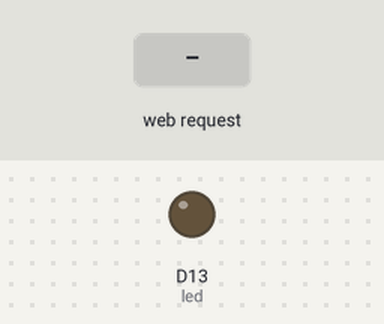
This sketch was run on a simulated Arduino Uno R4 WiFi. Shown: output pins drawn as LEDs (lit = HIGH). The inputs (shaded band) are chosen by the test bench. WiFi joins after 1.5 s; servers stay silent unless stated; what the sketch prints to the serial monitor is not drawn.

Above: at 12.7 s.
12.8 s: HTTP request GET /H received
At 13.3 s:
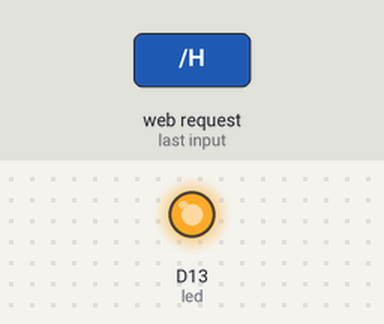
14.3 s: HTTP request GET /L received
At 15.7 s:
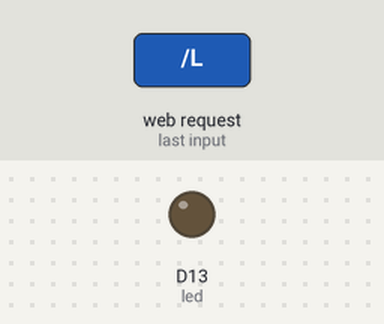
Timing chart, 0 to 17.3 s (numbered marks = the images above; inputs shaded):
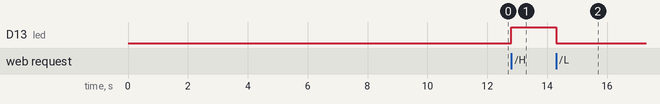

The sketch:

R4Wifi07_WebServerWifi.ino
```cpp
#include "WiFiS3.h"

char ssid[] = "san302";        // your network SSID (name)
char pass[] = "pknu5221*";    // your network password (use for WPA, or use as key for WEP)
int keyIndex = 0;                 // your network key index number (needed only for WEP)

int led =  LED_BUILTIN;
int status = WL_IDLE_STATUS;
WiFiServer server(80);

void setup() {
  Serial.begin(9600);      // initialize serial communication
  pinMode(led, OUTPUT);      // set the LED pin mode

  // check for the WiFi module:
  if (WiFi.status() == WL_NO_MODULE) {
    Serial.println("WiFi 모듈과 통신 실패!");
    // don't continue
    while (true);
  }

  String fv = WiFi.firmwareVersion();
  if (fv < WIFI_FIRMWARE_LATEST_VERSION) {
    Serial.println("펌웨어 업그레이드 필요");
  }

  // attempt to connect to WiFi network:
  while (status != WL_CONNECTED) {
    Serial.print("이름 지정된 네트워크 연결 시도 중: ");
    Serial.println(ssid);                   // print the network name (SSID);

    // Connect to WPA/WPA2 network. Change this line if using open or WEP network:
    status = WiFi.begin(ssid, pass);
    // wait 10 seconds for connection:
    delay(10000);
  }
  server.begin();                           // start the web server on port 80
  printWifiStatus();                        // you're connected now, so print out the status
}


void loop() {
  WiFiClient client = server.available();   // listen for incoming clients

  if (client) {                             // if you get a client,
    Serial.println("새 클라이언트");           // print a message out the serial port
    String currentLine = "";                // make a String to hold incoming data from the client
    while (client.connected()) {            // loop while the client's connected
      if (client.available()) {             // if there's bytes to read from the client,
        char c = client.read();             // read a byte, then
        Serial.write(c);                    // print it out to the serial monitor
        if (c == '\n') {                    // if the byte is a newline character

          // if the current line is blank, you got two newline characters in a row.
          // that's the end of the client HTTP request, so send a response:
          if (currentLine.length() == 0) {
            // HTTP headers always start with a response code (e.g. HTTP/1.1 200 OK)
            // and a content-type so the client knows what's coming, then a blank line:
            client.println("HTTP/1.1 200 OK");
            client.println("Content-type:text/html");
            client.println();

            // the content of the HTTP response follows the header:
            client.print("<p style=\"font-size:7vw;\">Click <a href=\"/H\">here</a> turn the LED on<br></p>");
            client.print("<p style=\"font-size:7vw;\">Click <a href=\"/L\">here</a> turn the LED off<br></p>");

            // The HTTP response ends with another blank line:
            client.println();
            // break out of the while loop:
            break;
          } else {    // if you got a newline, then clear currentLine:
            currentLine = "";
          }
        } else if (c != '\r') {  // if you got anything else but a carriage return character,
          currentLine += c;      // add it to the end of the currentLine
        }

        // Check to see if the client request was "GET /H" or "GET /L":
        if (currentLine.endsWith("GET /H")) {
          digitalWrite(LED_BUILTIN, HIGH);               // GET /H turns the LED on
        }
        if (currentLine.endsWith("GET /L")) {
          digitalWrite(LED_BUILTIN, LOW);                // GET /L turns the LED off
        }
      }

    }
    // close the connection:
    client.stop();
    Serial.println("클라이언트 연결 해제");
  }
}

void printWifiStatus() {
  // print the SSID of the network you're attached to:
  Serial.print("SSID: ");
  Serial.println(WiFi.SSID());

  // print your board's IP address:
  IPAddress ip = WiFi.localIP();
  Serial.print("IP 주소: ");
  Serial.println(ip);

  // print the received signal strength:
  long rssi = WiFi.RSSI();
  Serial.print("신호 강도 (RSSI):");
  Serial.print(rssi);
  Serial.println(" dBm");
  // print where to go in a browser:
  Serial.print("실제 작동확인, 브라우저 http://");
  Serial.println(ip);
}
```

Measured:
- after the input at 12.8 s, D13 (led): LOW → HIGH at once
- after the input at 14.3 s, D13 (led): HIGH → LOW at once
